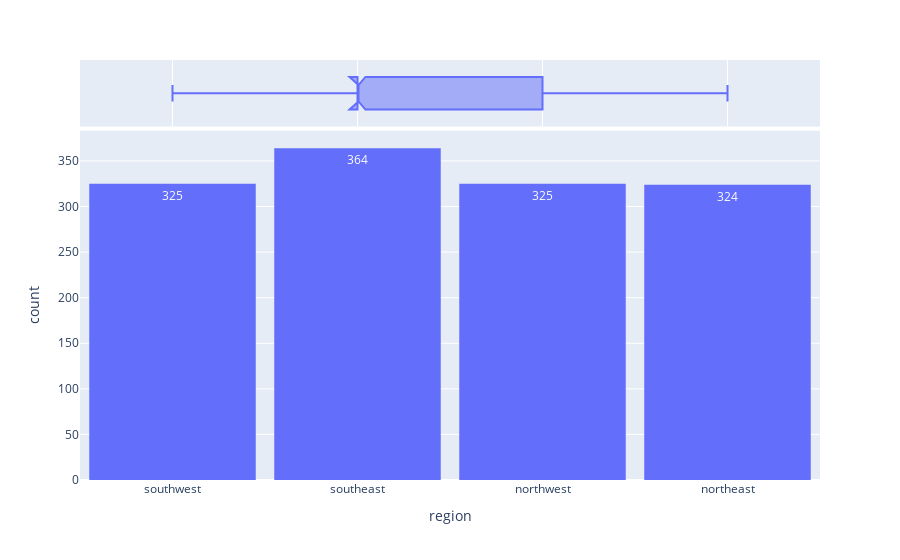

This figure's notebook cell:
### Markdown cell above
Region Column

### Code cell
fig = px.histogram(insurance_dataset, x="region", marginal="box", text_auto=True)
fig.update_layout(bargap=0.1)
fig.show()

### Figure 1 — Plotly figure (JSON) as saved in the notebook; plotly's stock layout.template omitted (floating-point values rounded to 4 significant figures; data arrays with more than 128 entries replaced by an {"elided": "..."} marker saying what was removed)
{"data": [{"alignmentgroup": "True", "bingroup": "x", "hovertemplate": "region=%{x}<br>count=%{y}<extra></extra>", "legendgroup": "", "marker": {"color": "#636efa", "pattern": {"shape": ""}}, "name": "", "offsetgroup": "", "orientation": "v", "showlegend": false, "texttemplate": "%{value}", "type": "histogram", "x": {"elided": "1338 str values"}, "xaxis": "x", "yaxis": "y"}, {"alignmentgroup": "True", "hovertemplate": "region=%{x}<extra></extra>", "legendgroup": "", "marker": {"color": "#636efa"}, "name": "", "notched": true, "offsetgroup": "", "showlegend": false, "type": "box", "x": {"elided": "1338 str values"}, "xaxis": "x2", "yaxis": "y2"}], "layout": {"bargap": 0.1, "barmode": "relative", "legend": {"tracegroupgap": 0}, "margin": {"t": 60}, "xaxis": {"anchor": "y", "domain": [0, 1], "title": {"text": "region"}}, "xaxis2": {"anchor": "y2", "domain": [0, 1], "matches": "x", "showgrid": true, "showticklabels": false}, "yaxis": {"anchor": "x", "domain": [0, 0.8316], "title": {"text": "count"}}, "yaxis2": {"anchor": "x2", "domain": [0.8416, 1], "matches": "y2", "showgrid": false, "showline": false, "showticklabels": false, "ticks": ""}}}
